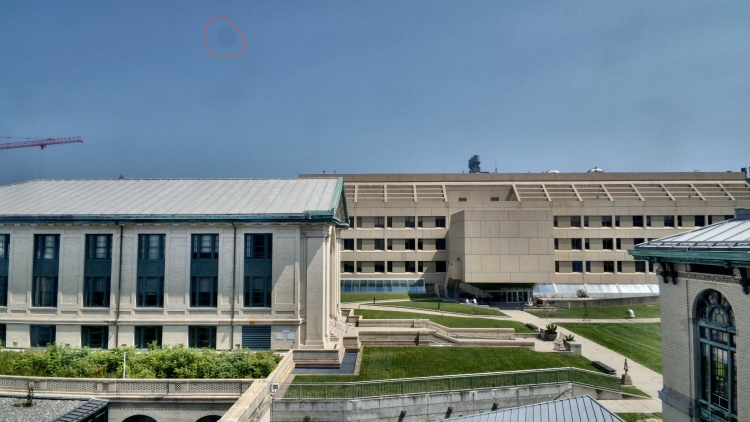
#> input picture Unknown-2.jpeg, 1500 x 843 px (shown at 1/2 size)
$ python -i goldpeak.py   (imports and definitions only)
#> lines starting #> are read from the running program, lines starting #| are printed output that depends on the picture; after the words box and inside, x2 and y2 are one past the last pixel; in counts of white or black regions, pixels touching at a corner belong together
#!/usr/bin/env /opt/local/bin/python3.11
"""goldpeak.py — pick the "peak golden hour" frame within a golden-hour window.

Called every capture tick. Given the latest sky frame + data.json (for the solar
golden-hour windows) it:
  * determines whether NOW is inside the morning or evening golden-hour window;
  * picks the frame captured NEAREST sun elevation -1 deg (1 deg below the
    horizon), morning and evening alike (Simon 2026-07-16, chosen after
    reviewing the 7/15-16 review panels: the -1 deg point is the right balance
    for both windows). Elevation is monotonic within a window, so the running
    -max logic peaks exactly once. The old golden-blend metric
        blend = saturation * (warmth + 15) * exp(-((bright-110)/55)^2)
    is still computed and reported for science/panels — it just no longer
    drives the pick (its evening drift past sunset was structural; see the
    7/16 panels artifact);
  * keeps a per-window running peak in .golden_peak.json;
  * prints 'UPLOAD|which|H:MM AM/PM|YYYY-MM-DD|blend|golden%|horizon%|bright|sat|warm'
    when the frame is a new peak (capture.sh uploads it + writes golden.js), else
    'HOLD', or 'NONE' when outside any golden window.

Also reports golden-hue % (warm 15-50 deg, saturated sky pixels) and horizon-gold %
for the caption. A brightness floor rejects near-black frames. Delete
.golden_peak.json to reset the current window.
"""
import cv2, numpy as np, json, os, sys, datetime, math

HERE = os.path.dirname(os.path.abspath(__file__))
sys.path.insert(0, HERE)
import solar                                   # sun_elevation() for the caption
STATE = os.path.join(HERE, ".golden_peak.json")
ROI_TOP = 0.62          # sky region = top 62% (matches expose.py sky ROI)
BRIGHT_FLOOR = 50       # full-frame mean; reject near-black twilight frames
TARGET_ELEV = -1.0      # choice point: sun 1 deg below horizon (Simon 2026-07-16)


# [11 lines left out: function hue_name, not called in this run]


# Sky sample = the "top-middle sixth" (3-col x 2-row grid cell): central upper sky.
# Avoids corner skyglare / window reflections at the frame edges while keeping plenty
# of pixels for a stable average. Used for both the golden hue and the colour bar.
SKY_ROWS, SKY_COLS = (0.0, 0.5), (1.0 / 3, 2.0 / 3)


def sky_region(img):
    H, W = img.shape[:2]
    return img[int(SKY_ROWS[0] * H):int(SKY_ROWS[1] * H),
               int(SKY_COLS[0] * W):int(SKY_COLS[1] * W)]


# --- Perceptual colour averaging in OKLab. Averaging gamma-encoded sRGB bytes is
#     physically wrong (dark/muddy bias); averaging in OKLab (a perceptually-uniform
#     space) gives the perceptual mean colour. Pipeline: sRGB -> linear -> OKLab,
#     average L,a,b, then OKLab -> linear -> sRGB. Used for the colour SWATCHES and the
#     displayed hues. (GCC stays a raw-sRGB channel ratio = the phenocam convention;
#     the blend peak-selection score's warm/sat/bright stay on sRGB DN = tuned scoring.)
def _srgb_to_linear(c):
    return np.where(c <= 0.04045, c / 12.92, ((c + 0.055) / 1.055) ** 2.4)


def _mean_oklab(region):
    """Mean OKLab (L, a, b) over a BGR uint8 region."""
    a = region.reshape(-1, 3).astype(np.float64) / 255.0             # BGR in 0..1
    bl, gl, rl = _srgb_to_linear(a[:, 0]), _srgb_to_linear(a[:, 1]), _srgb_to_linear(a[:, 2])
    l = 0.4122214708 * rl + 0.5363325363 * gl + 0.0514459929 * bl
    m = 0.2119034982 * rl + 0.6806995451 * gl + 0.1073969566 * bl
    s = 0.0883024619 * rl + 0.2817188376 * gl + 0.6299787005 * bl
    l_, m_, s_ = np.cbrt(l), np.cbrt(m), np.cbrt(s)
    L = 0.2104542553 * l_ + 0.7936177850 * m_ - 0.0040720468 * s_
    A = 1.9779984951 * l_ - 2.4285922050 * m_ + 0.4505937099 * s_
    B = 0.0259040371 * l_ + 0.7827717662 * m_ - 0.8086757660 * s_
    return float(L.mean()), float(A.mean()), float(B.mean())


def _mean_srgb(region):
    """OKLab-mean colour of a BGR region -> (r, g, b) sRGB in 0..1."""
    L, A, B = _mean_oklab(region)
    l_ = L + 0.3963377774 * A + 0.2158037573 * B
    m_ = L - 0.1055613458 * A - 0.0638541728 * B
    s_ = L - 0.0894841775 * A - 1.2914855480 * B
    l, m, s = l_ ** 3, m_ ** 3, s_ ** 3
    r = 4.0767416621 * l - 3.3077115913 * m + 0.2309699292 * s
    g = -1.2684380046 * l + 2.6097574011 * m - 0.3413193965 * s
    b = -0.0041960863 * l - 0.7034186147 * m + 1.7076147010 * s
    enc = lambda c: (lambda x: x * 12.92 if x <= 0.0031308 else 1.055 * x ** (1 / 2.4) - 0.055)(min(1.0, max(0.0, c)))
    return enc(r), enc(g), enc(b)


# [4 lines left out: function avg_hex, not called in this run]


def _hue(region):
    """HSV hue (deg 0-360) of the OKLab-average colour — consistent with avg_hex, and
    naturally chroma-weighted (grey pixels don't shift the mean a/b direction). Kept in
    the HSV convention so the colour names (hue_name) stay intuitive."""
    r, g, b = _mean_srgb(region)
    mx, mn = max(r, g, b), min(r, g, b); d = mx - mn
    if d < 1e-9:
        return 0.0
    if mx == r:   h = ((g - b) / d) % 6
    elif mx == g: h = (b - r) / d + 2
    else:         h = (r - g) / d + 4
    return round((h * 60) % 360, 1)


def sky_hue_top(img):
    """Hue of the top-middle sixth (open sky)."""
    return _hue(sky_region(img))


def img_hue_full(img):
    """Hue of the WHOLE frame (sky + buildings + lawn) — overall scene colour."""
    return _hue(img)


CAMPUS_ROW = 0.55   # rows below this = "campus" (buildings/lawn, no sky) — keep in
                    # step with science.py CAMPUS_ROW; re-tune if the cam is re-aimed


def campus_hue_full(img):
    """Hue of everything BELOW the skyline (rows 55-100%) — campus colour.
    Replaced whole-image hue in the golden caption (Simon 2026-07-14)."""
    return _hue(img[int(CAMPUS_ROW * img.shape[0]):])


# [16 lines left out: functions cam_stats, parse, not called in this run]


def stats(path):
#> called with path = '../Unknown-2.jpeg'
    img = cv2.imread(path)
#> img is the input picture: shape (843, 1500, 3); mean B, G, R 137.4, 129.1, 112.5
    if img is None:
        return None
    bright = float(cv2.cvtColor(img, cv2.COLOR_BGR2GRAY).mean())
#> bright = 125.1
    H = img.shape[0]
#> H = 843
    roi = img[:int(ROI_TOP * H)]
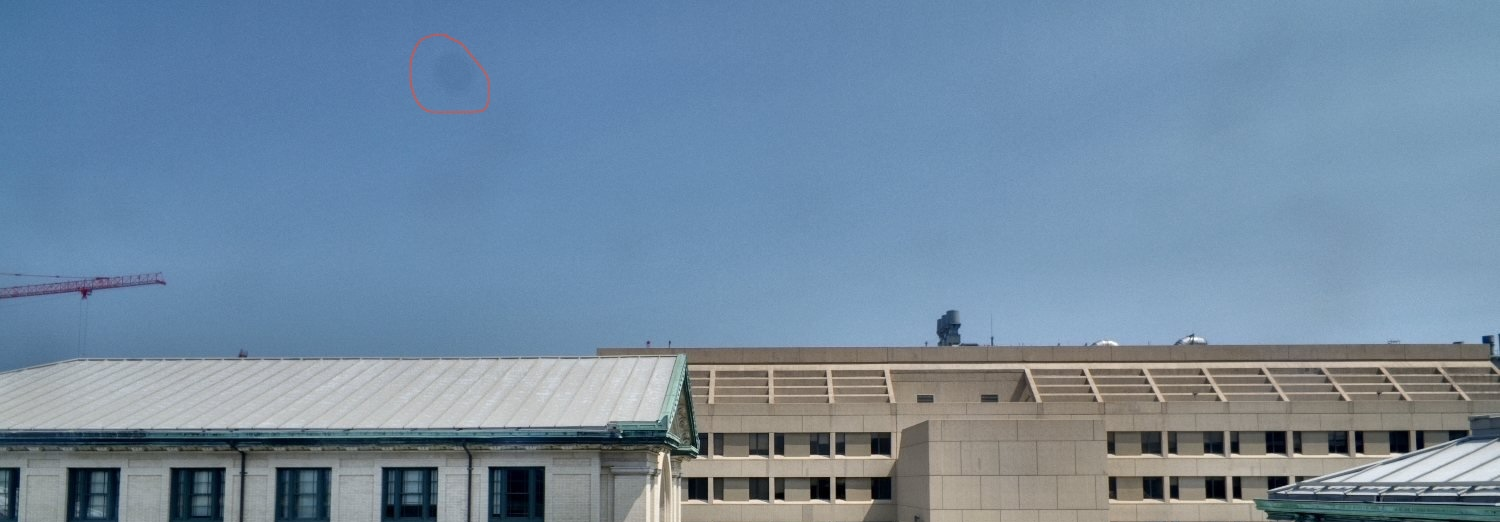
#> roi: shape (522, 1500, 3); mean B, G, R 160.8, 138.3, 114.6
    b, g, r = [float(roi[:, :, i].mean()) for i in range(3)]
#> b = 160.8; g = 138.3; r = 114.6
    hsv = cv2.cvtColor(roi, cv2.COLOR_BGR2HSV)
#> hsv: shape (522, 1500, 3); mean H, S, V 89.9, 83, 164.2
    hh, ss, vv = hsv[:, :, 0], hsv[:, :, 1], hsv[:, :, 2]
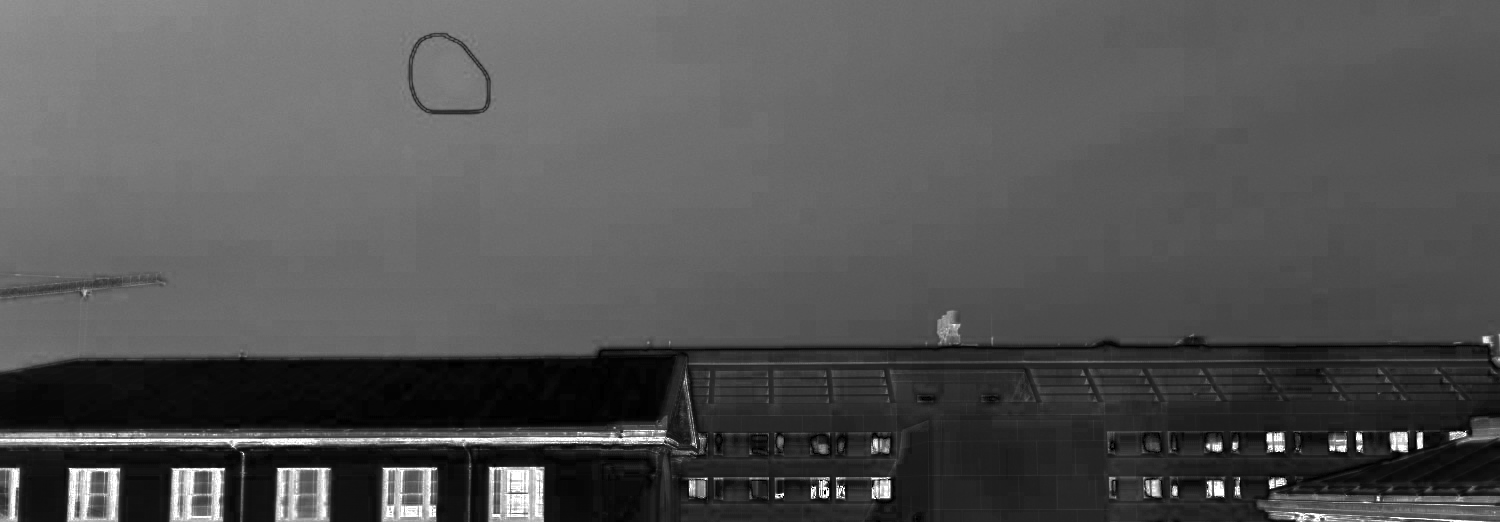
#> ss: shape (522, 1500); min 0, max 255, mean 83
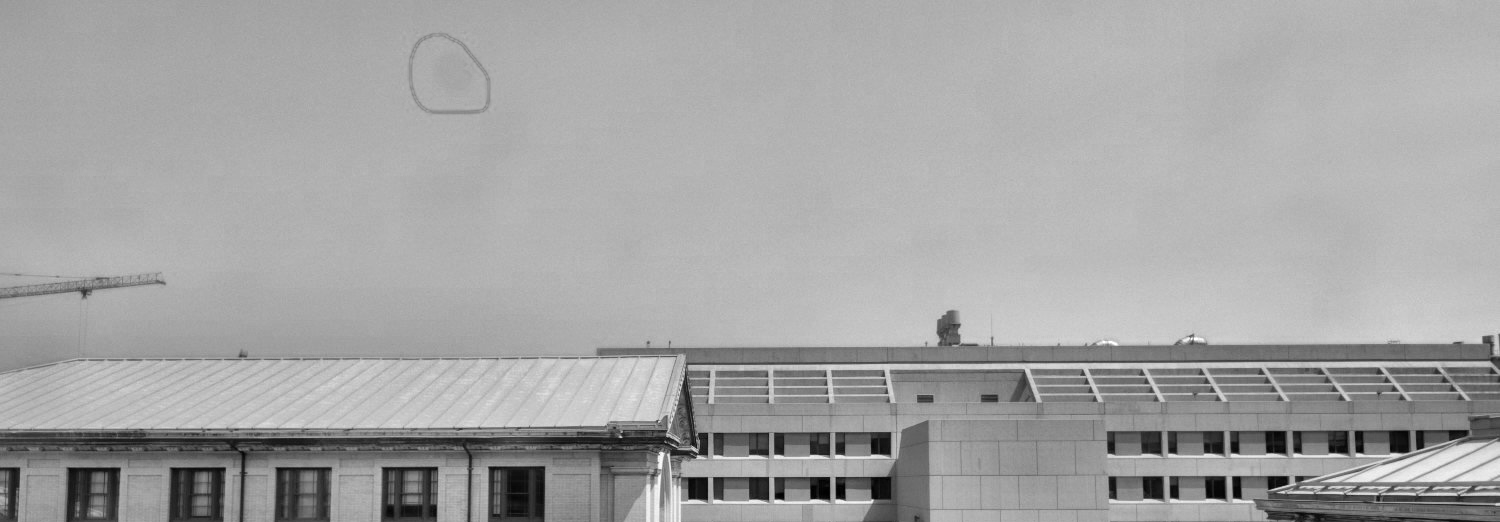
#> vv: shape (522, 1500); min 0, max 255, mean 164.2
    sat = float(ss.mean())
#> sat = 83.02
    warm = r - b
#> warm = -46.17
    gmask = (hh >= 8) & (hh <= 25) & (ss >= 60) & (vv >= 40) & (vv <= 250)
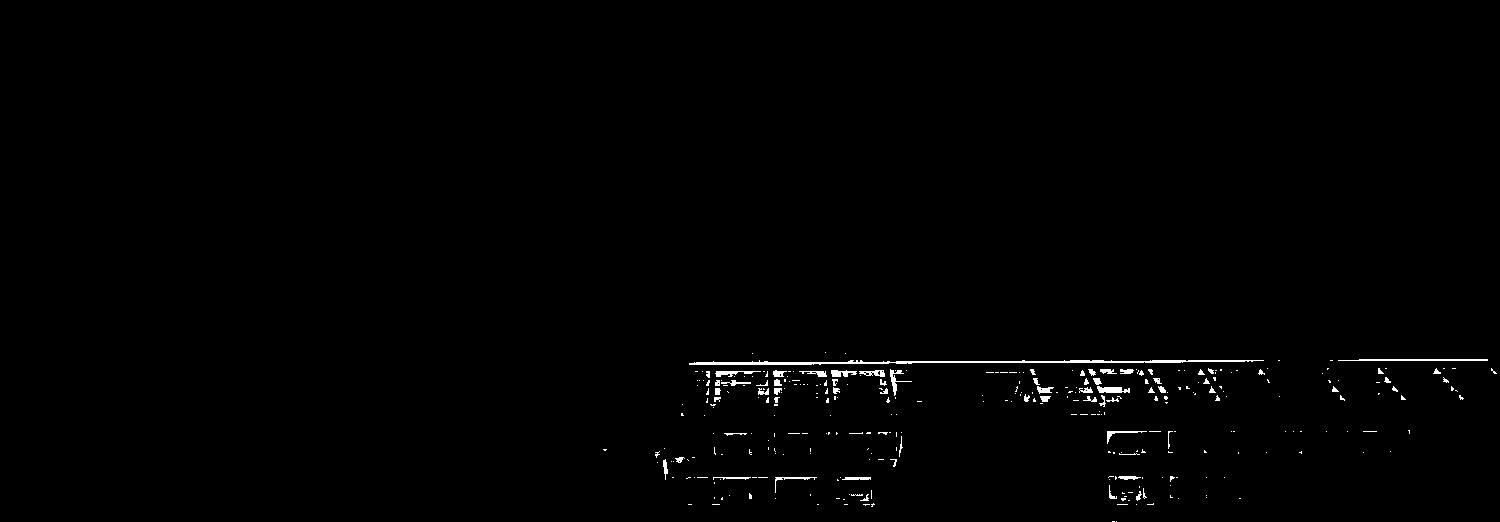
#> gmask: shape (522, 1500) bool; 0.73% white in thin lines or dots, all inside (x1, y1, x2, y2) = (603, 352, 1497, 522)
    gfrac = float(gmask.mean()) * 100
#> gfrac = 0.732
    lo = roi[int(roi.shape[0] * 0.66):]
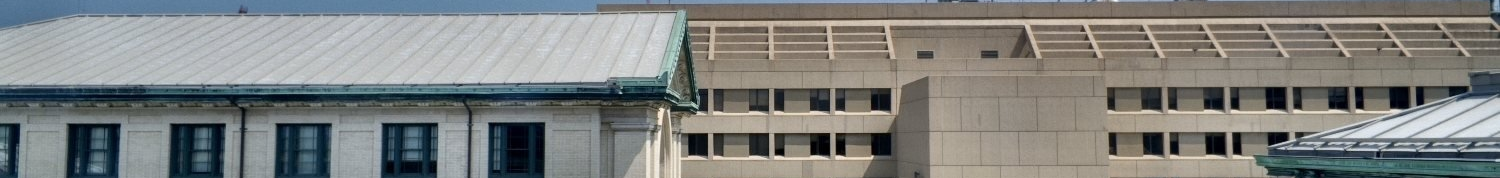
#> lo: shape (178, 1500, 3); mean B, G, R 127, 129.1, 127.2
    lh = cv2.cvtColor(lo, cv2.COLOR_BGR2HSV)
#> lh: shape (178, 1500, 3); mean H, S, V 60.4, 48.1, 136.8
    glow = float(((lh[:, :, 0] >= 8) & (lh[:, :, 0] <= 25) &
                  (lh[:, :, 1] >= 60) & (lh[:, :, 2] >= 40) & (lh[:, :, 2] <= 250)).mean()) * 100
#> glow = 2.15
    blend = sat * (warm + 15) * math.exp(-((bright - 110) / 55) ** 2)
#> blend = -2400.9
    return dict(bright=bright, warm=warm, sat=sat, gfrac=gfrac, glow=glow, blend=blend,
                sky_hue=sky_hue_top(img), img_hue=img_hue_full(img),
                campus_hue=campus_hue_full(img))
#> in sky_region, `return img[int(SKY_ROWS[0] * H):int(SKY_ROWS[1] * H), int(SKY_COLS[0] ..`:
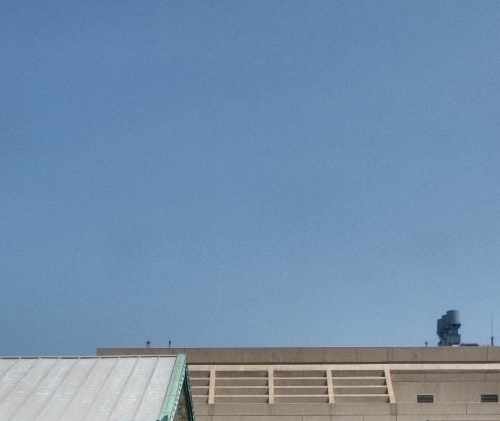
#> returned value: shape (421, 500, 3); mean of channels 0, 1, 2 172.5, 143.6, 115.3; drawn as B, G, R
#> in _mean_srgb, `L, A, B = _mean_oklab(region)`: L = 0.642; A = -0.0189; B = -0.0506
#> in _mean_srgb, `l_ = L + 0.3963377774 * A + 0.2158037573 * B`: l_ = 0.623
#> in _mean_srgb, `m_ = L - 0.1055613458 * A - 0.0638541728 * B`: m_ = 0.647
#> in _mean_srgb, `s_ = L - 0.0894841775 * A - 1.2914855480 * B`: s_ = 0.709
#> in _mean_srgb, `l, m, s = l_ ** 3, m_ ** 3, s_ ** 3`: l = 0.242; m = 0.271; s = 0.356
#> in _mean_srgb, `r = 4.0767416621 * l - 3.3077115913 * m + 0.2309699292 * s`: r = 0.174
#> in _mean_srgb, `g = -1.2684380046 * l + 2.6097574011 * m - 0.3413193965 * s`: g = 0.278
#> in _mean_srgb, `b = -0.0041960863 * l - 0.7034186147 * m + 1.7076147010 * s`: b = 0.416
#> in _hue, `r, g, b = _mean_srgb(region)`: r = 0.454; g = 0.564; b = 0.677
#> in _hue, `mx, mn = (max(r, g, b), min(r, g, b))`: mn = 0.454
#> in _hue, `d = mx - mn`: d = 0.223
#> in _hue, `else:         h = (r - g) / d + 4`: h = 3.51
#> in _mean_srgb (call 3), `L, A, B = _mean_oklab(region)`: L = 0.538; A = -0.012; B = 0.0148
#> in _mean_srgb (call 3), `L, A, B = _mean_oklab(region)`:
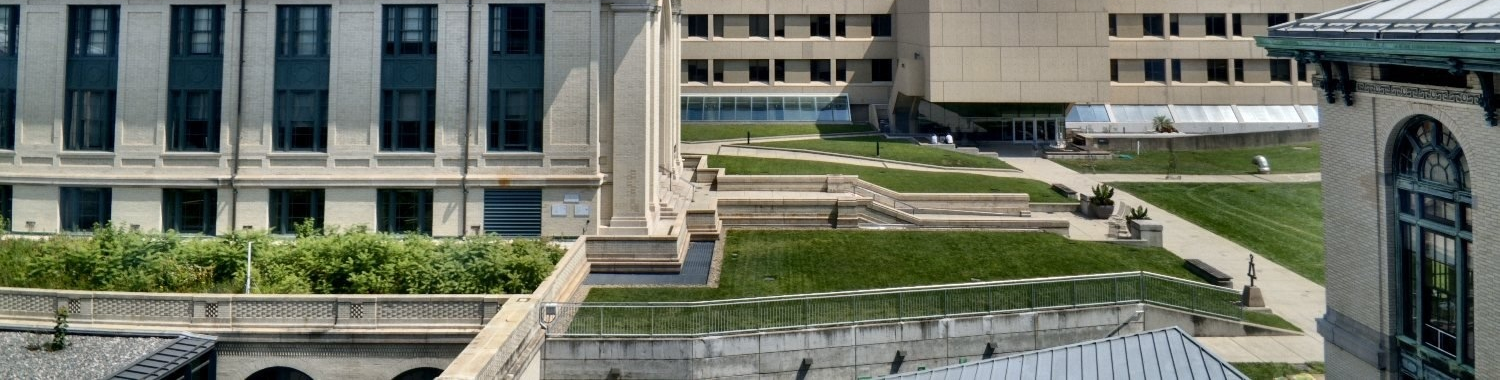
#> region: shape (380, 1500, 3); mean B, G, R 102.2, 114.9, 109.9
#> in _mean_srgb (call 3), `l_ = L + 0.3963377774 * A + 0.2158037573 * B`: l_ = 0.536
#> in _mean_srgb (call 3), `m_ = L - 0.1055613458 * A - 0.0638541728 * B`: m_ = 0.538
#> in _mean_srgb (call 3), `s_ = L - 0.0894841775 * A - 1.2914855480 * B`: s_ = 0.52
#> in _mean_srgb (call 3), `l, m, s = l_ ** 3, m_ ** 3, s_ ** 3`: l = 0.154; m = 0.156; s = 0.141
#> in _mean_srgb (call 3), `r = 4.0767416621 * l - 3.3077115913 * m + 0.2309699292 * s`: r = 0.146
#> in _mean_srgb (call 3), `g = -1.2684380046 * l + 2.6097574011 * m - 0.3413193965 * s`: g = 0.163
#> in _mean_srgb (call 3), `b = -0.0041960863 * l - 0.7034186147 * m + 1.7076147010 * s`: b = 0.13


# [75 lines left out: functions current_window, main, not called in this run]


# [2 lines not run here, left out]

>>> result = stats('../Unknown-2.jpeg')
#> result = 9 items

$ run again, on seen_on_dashboard.jpg
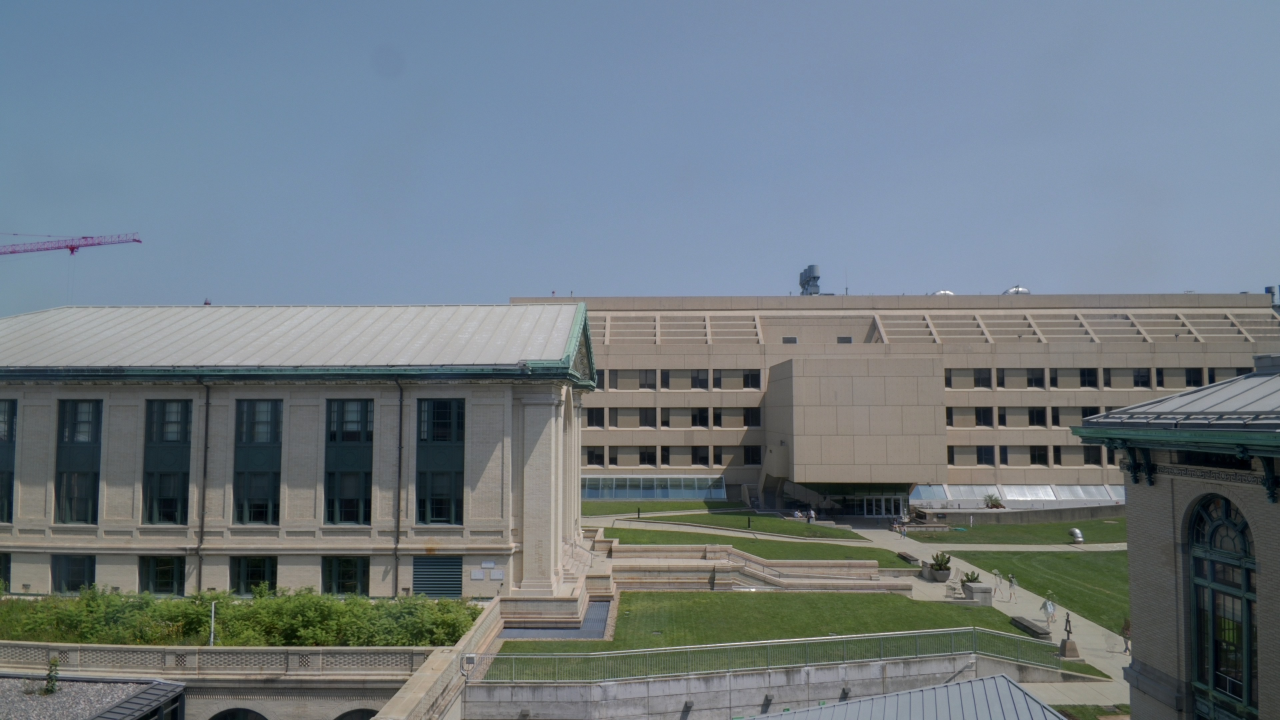
#> input picture seen_on_dashboard.jpg, 3840 x 2160 px (shown at 1/3 size)
#> in stats, img is the input picture: shape (2160, 3840, 3); mean B, G, R 128.8, 121.7, 111.2
#> bright = 119.4
#> in stats, `b, g, r = [float(roi[:, :, i].mean()) for i in range(3)]`: b = 154.3; g = 136.5; r = 121.4
#> hsv: shape (1339, 3840, 3); mean H, S, V 89.4, 60.5, 156.8
#> sat = 60.52
#> warm = -32.84
#> in stats, `gmask = (hh >= 8) & (hh <= 25) & (ss >= 60) & (vv >= 40) & (vv <= 250)`:
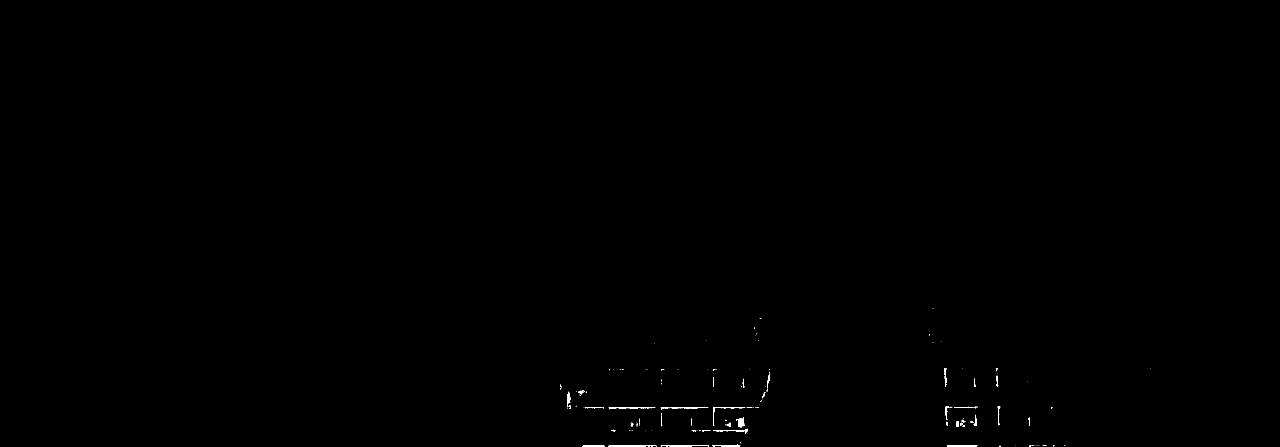
#> gmask: shape (1339, 3840) bool (shown at 1/3 size); 0.11% white; 166 white regions (124 under 20 px), largest, box (x1, y1, x2, y2) and area: (2208, 1251, 2233, 1281) 376, (1826, 1222, 1965, 1228) 361, (2139, 1222, 2236, 1278) 327
#> gfrac = 0.106
#> lh: shape (456, 3840, 3); mean H, S, V 56.4, 34.3, 122.5
#> glow = 0.311
#> blend = -1048.7
#> L = 0.658; A = -0.00967; B = -0.0394
#> l_ = 0.646
#> m_ = 0.661
#> s_ = 0.71
#> l = 0.269; m = 0.289; s = 0.357
#> in _mean_srgb, `r = 4.0767416621 * l - 3.3077115913 * m + 0.2309699292 * s`: r = 0.222
#> in _mean_srgb, `g = -1.2684380046 * l + 2.6097574011 * m - 0.3413193965 * s`: g = 0.292
#> in _mean_srgb, `b = -0.0041960863 * l - 0.7034186147 * m + 1.7076147010 * s`: b = 0.406
#> in _hue, `r, g, b = _mean_srgb(region)`: r = 0.509; g = 0.577; b = 0.669
#> mn = 0.509
#> d = 0.161
#> in _hue, `else:         h = (r - g) / d + 4`: h = 3.58
#> L = 0.481; A = -0.00798; B = 0.0111
#> in _mean_srgb (call 3), `L, A, B = _mean_oklab(region)`:
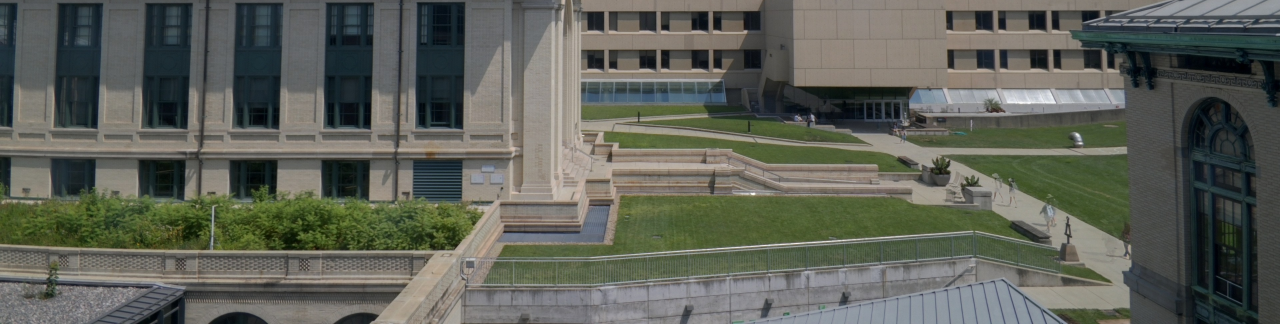
#> region: shape (972, 3840, 3) (shown at 1/3 size); mean B, G, R 87.8, 96.7, 93.7
#> l_ = 0.48
#> m_ = 0.481
#> s_ = 0.467
#> l = 0.111; s = 0.102
#> in _mean_srgb (call 3), `r = 4.0767416621 * l - 3.3077115913 * m + 0.2309699292 * s`: r = 0.107
#> in _mean_srgb (call 3), `g = -1.2684380046 * l + 2.6097574011 * m - 0.3413193965 * s`: g = 0.115
#> in _mean_srgb (call 3), `b = -0.0041960863 * l - 0.7034186147 * m + 1.7076147010 * s`: b = 0.0954
#> result = 9 items
